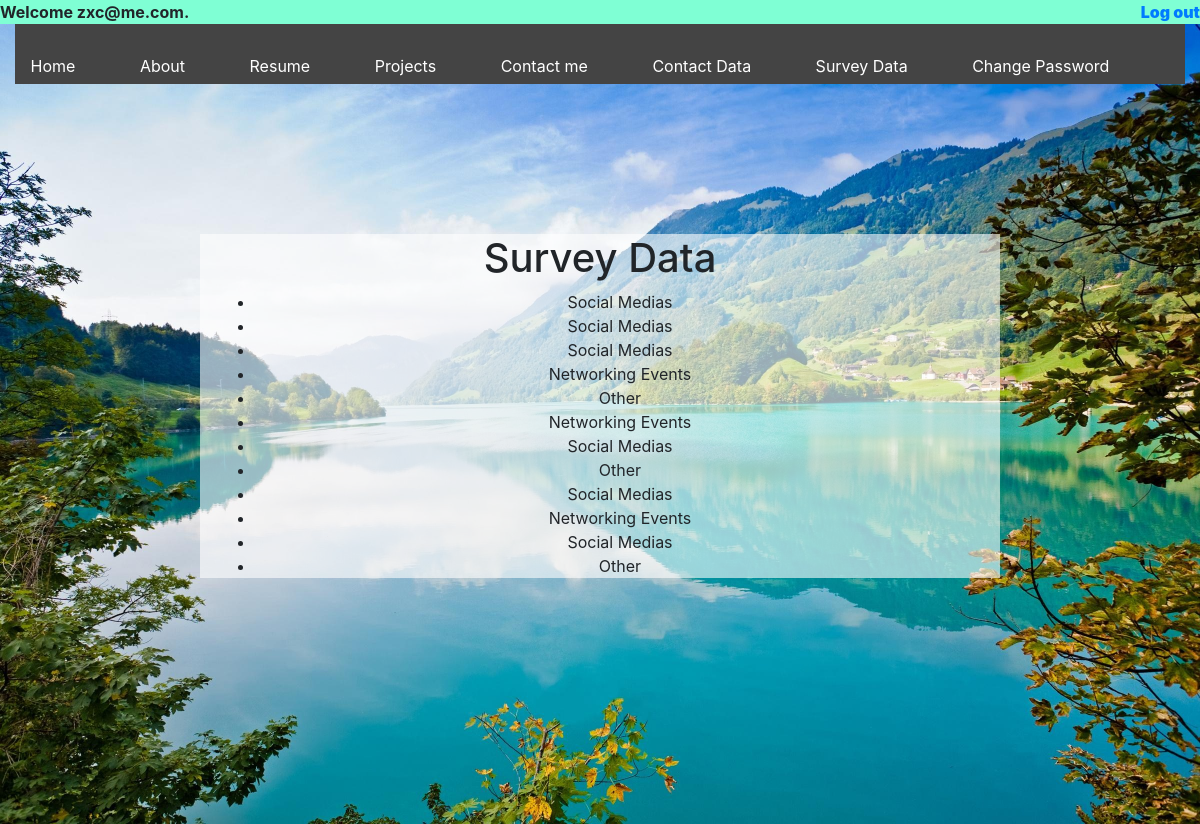
The app's page /surveyData (signed in) with its own data.
### app.py (models this page shows)
class UserData(db.Model):
    id = db.Column(db.Integer, primary_key=True)
    username = db.Column(db.String(50))
    password = db.Column(db.String(50))

class SurveyData(db.Model):
    id = db.Column(db.Integer, primary_key=True)
    answer = db.Column(db.String(50))

### app.py (the view)
@app.route('/surveyData')
@login_required
def surveyData():
    surveyInfo = []
    connection = sqlite3.connect('data/site.db')
    cur = connection.cursor()
    for row in cur.execute('SELECT * FROM survey_data'):
        surveyInfo.append(row)
    return render_template('surveyData.html', data=surveyInfo)

### app.py (called while the page is built)
@login_manager.user_loader
def load_user(user_id):
    user = find_user(user_id)
    if user:
        user.password = None
    return user

def find_user(username):
    connection = sqlite3.connect('data/site.db')
    cur = connection.cursor()
    for row in cur.execute("SELECT username, password from user_data"):
        if not row:
            continue
        if username == row[0]:
            return User(row[0], row[1])
    return None

### templates/surveyData.html (shortened to what this page needs)
{% extends "base.html" %}
{% block content %}
    <div class="container col-lg-8 offset-lg-2  col-md-12  col-sm-12 col-xs-12 container contact">
        <h1>
            Survey Data
        </h1>
        <ul>
            {% for surveyInfo in data %}
                <li>
                    {{ surveyInfo[1] }}
                </li>
            {% endfor %}
        </ul>
    </div>
{% endblock %}

### templates/base.html (shortened to what this page needs)
<!DOCTYPE html>
<html lang="en">
<head>
    <link rel="stylesheet" type="text/css" href="{{url_for('static', filename='base.css')}}">
    <link rel="stylesheet" href="https://maxcdn.bootstrapcdn.com/bootstrap/4.3.1/css/bootstrap.min.css">
</head>
<body>
    <header>
        {% if current_user.is_authenticated %}
            <p class="login">Welcome {{ current_user.id }}.<span class="logout"><a href="/logout" >Log out</a></span></p>
        {% endif %}
    </header>
    <div class="bg">
        <div class="col-lg-12 col-md-12 col-sm-12 col-xs-12">
            <ul class="navigation">
                {% if current_user.is_authenticated %}
                    <li><a href="home">Home</a></li>
                <li><a href="about">About</a></li>
                <li><a href="resume">Resume</a></li>
                <li><a href="projects">Projects</a></li>
                <li><a href="contact">Contact me</a></li>
                <li><a href="contactData">Contact Data</a></li>
                <li><a href="surveyData">Survey Data</a></li>
                <li><a href="changePassword">Change Password</a></li>
                {% endif %}
            </ul>
        </div>
        {% block content %}{% endblock %}
    </div>
</body>
</html>

### static/base.css (style rules this page uses)
body, html { height: 100%; }
.bg { background-image: url("image/background.jpg"); height: 100%; background-position: center; background-repeat: no-repeat; background-size: cover; }
.navigation { background-color: #444444; list-style: none; margin: 0; height: 10px; text-align: center; padding: 30px 0 30px 0; }
.navigation li { display: inline-block; padding-right: 60px; }
.navigation li a { text-decoration: none; color: white; }
.contact { margin-top: 150px; background: rgba(255, 255, 255, 0.6); }
.contact h1 { text-align: center; }
.contact ul { text-align: center; }
.login { text-align: left; background-color: aquamarine; margin: 0; padding: 0; font-weight: bolder; }
.logout { float: right; font-weight: bolder; }

### records on screen
UserData: id "zxc@me.com"
SurveyData: answer "Social Medias"
SurveyData: answer "Social Medias"
SurveyData: answer "Social Medias"
SurveyData: answer "Networking Events"
SurveyData: answer "Other"
SurveyData: answer "Networking Events"
SurveyData: answer "Social Medias"
SurveyData: answer "Other"
SurveyData: answer "Social Medias"
SurveyData: answer "Networking Events"
SurveyData: answer "Social Medias"
SurveyData: answer "Other"
